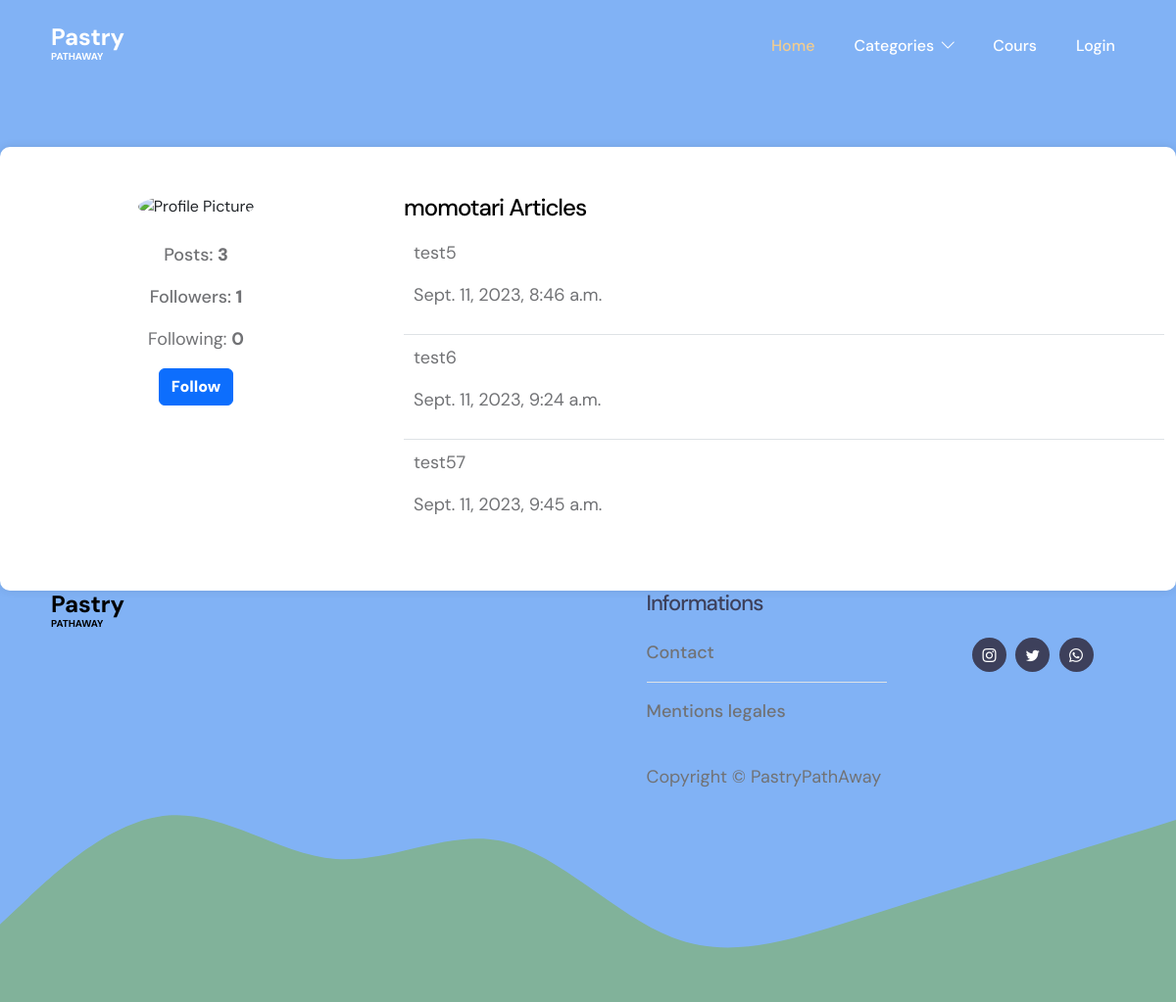
The page /user/user_information_view/momotari/ on the database its author committed.
### user/models.py (models this page shows, shortened)
class User(AbstractUser):
    email = models.EmailField(
     max_length=254,
        unique=True,
        error_messages={
            'unique': "A user with that email already exists.",
        },
    )
    image = models.ImageField(upload_to='image',
    blank=True,
    null=True)
    followers = models.ManyToManyField("Follow", blank=True)
    REQUIRED_FIELDS = ['email']
    objects = CustomUserManager()

### blog_pastry/models.py (models this page shows, shortened)
class Article(models.Model):
    user = models.ForeignKey(User, related_name='user_articles', on_delete=models.CASCADE)
    likes = models.ManyToManyField(User, related_name='user_likes', blank=True)
    title = models.CharField(max_length=255)
    description = RichTextField()
    category = models.ForeignKey(Category, related_name='categorie_aticles', on_delete=models.CASCADE)
    tags = models.ManyToManyField('Tag', related_name='tag_articles', blank=True)
    slug = models.SlugField(null=True, blank=True)
    banner = models.ImageField(upload_to='aticle_banners')
    created_at = models.DateTimeField(auto_now_add=True)
    @property
    def tag_articles(self):
        return ', '.join(tag.title for tag in self.tags.all()) if self.tags.exists() else ''

### user/views.py (the view)
# urls.py: path('user_information_view/<str:username>/', user_information_view, name='user_information_view'),
def user_information_view(request, username):
    account = get_object_or_404(User, username=username)
    muted = None
    following = False
    if request.user.is_authenticated:
        if  request.user.id == account.id:
            return redirect('profile')
        followers = account.user_followers.filter(follower_id = request.user.id)
        if followers.exists():
            following = True
    if following:
        query = followers.first()
        if query.muted:
            muted = True
        else:
            muted = False
    context = {
        'account': account,
        'following': following,
        'muted': muted
    }
    return render(request, 'information_user.html', context)

### blog_pastry/context_processors.py (called while the page is built)
def get_all_categories(request):
  categories = Category.objects.all()
  context = {
    'categories': categories
  }
  return context

### user/context_processors.py (called while the page is built)
def user_notif(request):
  context = {}
  if request.user.is_authenticated:
    notifications = Notification.objects.filter(user=request.user).order_by('-create_date')
    unread = notifications.exclude(is_seen=True)
    context['unread'] = unread.count()
    context['notifications'] = notifications
  return context

### templates/information_user.html (shortened to what this page needs)
{% extends 'base.html' %}
{% load static %}
{% block content %}
<section class="profile">
  <div class="container-fluid py-5">
    <div class="row">
      <div class="col-md-4">
        <div class="text-center">
          <img class="rounded-circle profile-picture" src="{{ account.get_profile.image }}" alt="Profile Picture">
          <ul class="list-unstyled pt-3">
            <li class="py-2">
              <span>
                Posts:
                <strong>{{ account.user_articles.count }}</strong>
              </span>
            </li>
            <li class="py-2">
              <span>
                Followers:
                <strong>{{ account.user_followers.count }}</strong>
              </span>
            </li>
            <li class="py-2">
              Following:
              <strong>{{ account.user_follows.count }}</strong>
            </li>
            {% if following %}
            <li class="py-2">
              <a class="btn btn-primary text-decoration" href="{% url 'follow' account.id %}">Unfollow</a>
              {% if muted %}
              <a class="btn btn-primary text-decoration" href="{% url 'mute_or_not' account.id %}">Unmute</a>
              {% else %}
              <a class="btn btn-primary text-decoration" href="{% url 'mute_or_not' account.id %}">Mute</a>
              {% endif %}
            </li>
            {% else %}
            <li class="py-2">
              <a class="btn btn-primary text-decoration" href="{% url 'follow' account.id %}">Follow</a>
            </li>
            {% endif %}
          </ul>
        </div>
      </div>
      <div class="col-md-8">
        <h4>{{ account.username }} Articles</h4>
        <ul class="list-group list-group-flush">
          {% for article in account.user_articles.all %}
          <li class="list-group-item">
            <a href="{% url 'details_articles' article.slug %}" class="list-group-item-action">
              <p>{{ article.title }}</p>
              <p>{{ article.created_at }}</p>
            </a>
          </li>
          {% endfor %}
        </ul>
      </div>
    </div>
  </div>
</section>
{% endblock content %}

### assets/css/templatemo-tiya-golf-club.css (style rules this page uses)
:root { --white-color: #ffffff; --primary-color: #81B29A; --secondary-color: #3D405B; --section-bg-color: #F4F1DE; --custom-btn-bg-color: #F2CC8F; --custom-btn-bg-hover-color: #E07A5F; --dark-color: #000000; --p-color: #717275; --link-hover-color: #F2CC8F; --body-font-family: 'DM Sans', sans-serif; --h1-font-size: 42px; --h2-font-size: 36px; --h3-font-size: 28px; --h4-font-size: 24px; --h5-font-size: 22px; --h6-font-size: 20px; --p-font-size: 18px; --menu-font-size: 16px; --btn-font-size: 14px; --border-radius-large: 100px; --border-radius-medium: 20px; --border-radius-small: 10px; --font-weight-normal: 400; --font-weight-medium: 500; --font-weight-bold: 700; }
body { background-color: var(--white-color); font-family: var(--body-font-family); }
h2, h3, h4, h5, h6 { color: var(--dark-color); }
h1, h2, h3, h4, h5, h6 { font-weight: var(--font-weight-medium); letter-spacing: -1px; }
h4 { font-size: var(--h4-font-size); }
p { color: var(--p-color); font-size: var(--p-font-size); font-weight: var(--font-weight-normal); }
ul li { color: var(--p-color); font-size: var(--p-font-size); font-weight: var(--font-weight-normal); }
a, button { touch-action: manipulation; transition: all 0.3s; }
a { display: inline-block; color: var(--secondary-color); text-decoration: none; }
b, strong { font-weight: var(--font-weight-bold); }
.profile { margin-top: 150px; }

### templates/information_user.html (style rules this page uses)
body { background-color:#81B2F5; }
.profile-picture { width: 200px; height: 200px; }
.profile { background-color: white; border-radius: 10px; box-shadow: 0 0 10px rgba(0, 0, 0, 0.1); }
.profile ul { list-style: none; }
.profile ul li { padding: 10px; }
.profile ul li span { font-weight: 500; }
.profile ul li span strong { font-weight: 900; }
.profile ul li a { font-weight: 900; }

### rows shown on the page
User: user_articles.count "3", user_followers.count "1", user_follows.count "0", username "momotari"
Article: title "test5", created_at "Sept. 11, 2023, 8:46 a.m."
Article: title "test6", created_at "Sept. 11, 2023, 9:24 a.m."
Article: title "test57", created_at "Sept. 11, 2023, 9:45 a.m."
